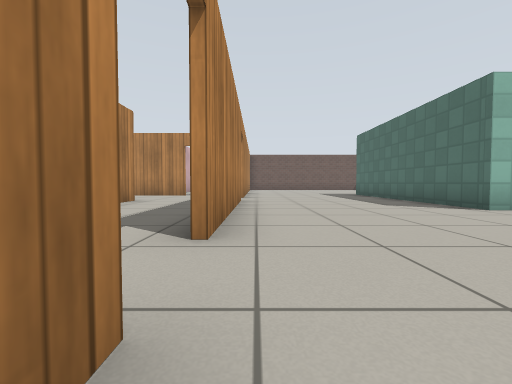
view 1 (above)

24 first-person views from a walk through a Gazebo world. The camera is 0.5 m above the floor, tilts 2° down and sees 90° across. The floor is counted in squares, 1 m on a side. Each view is taken from the middle of a square. On the plan, view 1 faces up. The plan holds only what a view shows up to about 9 squares ahead; the rest is blank. Simple patterns stand in for the simulator's built-in surfaces.

view 2
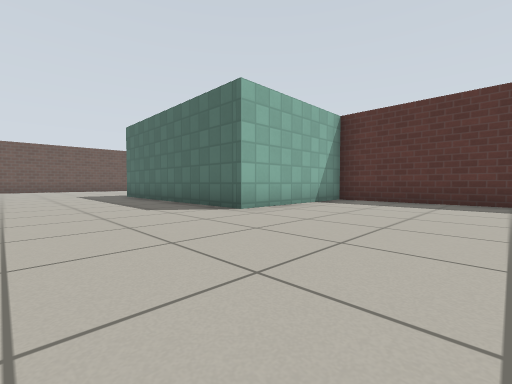

view 3
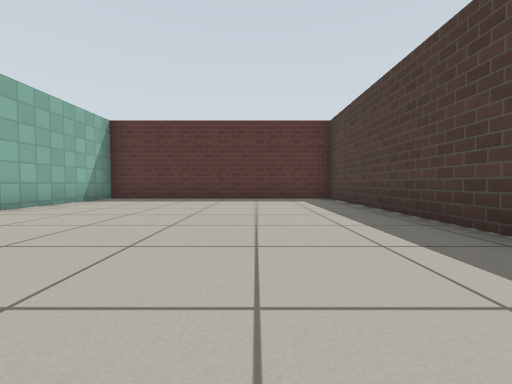

view 4
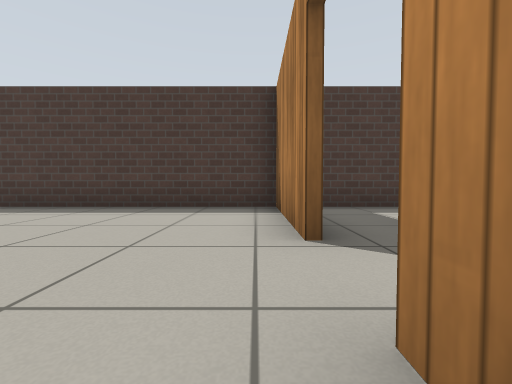

view 5
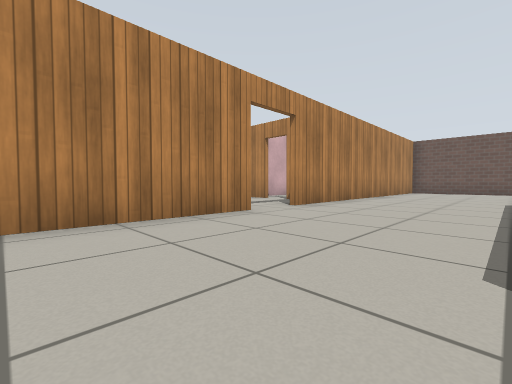

view 6
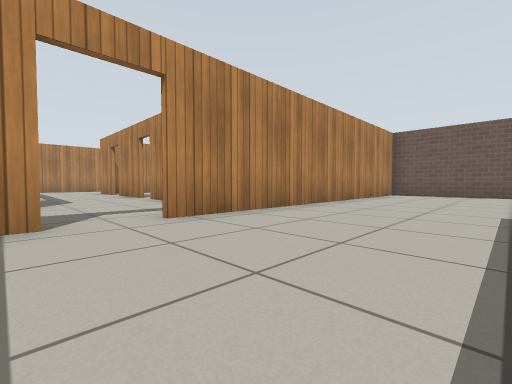

view 7
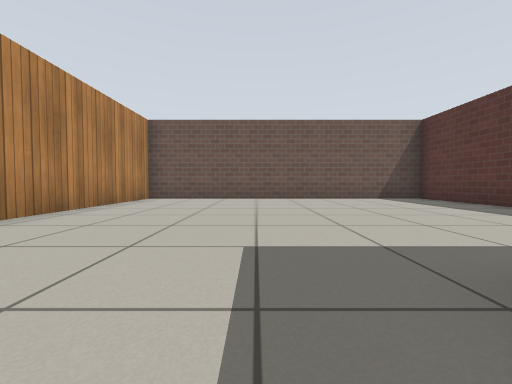

view 8
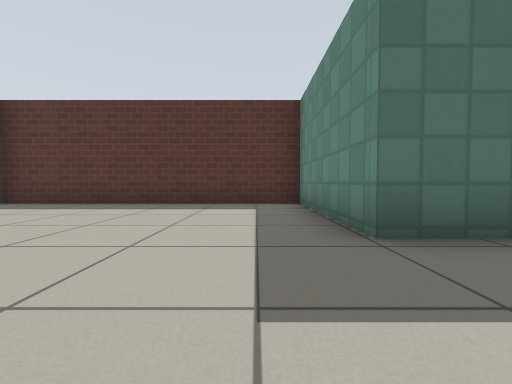

view 9
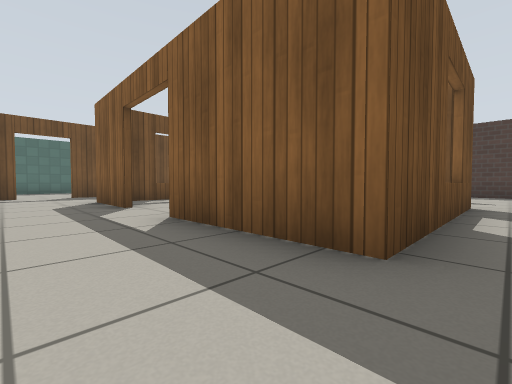

view 10
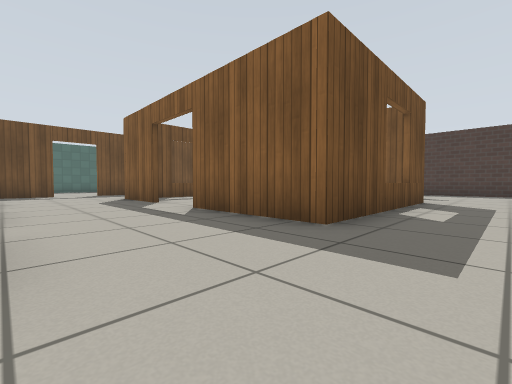

view 11
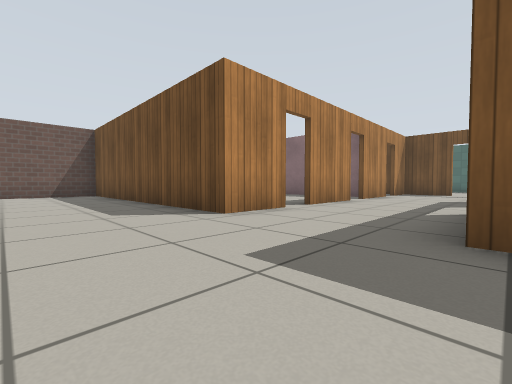

view 12
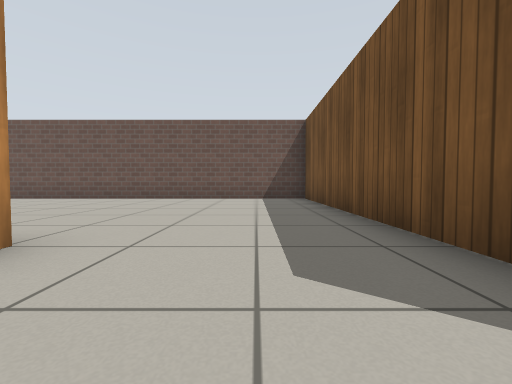

view 13
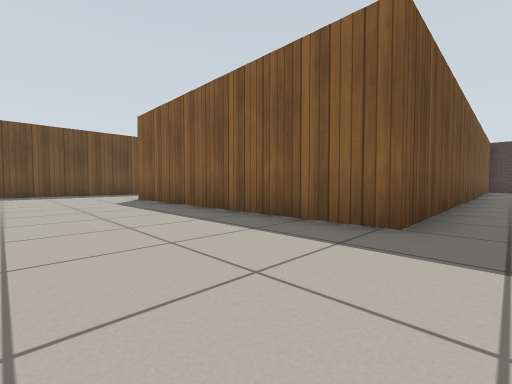

view 14
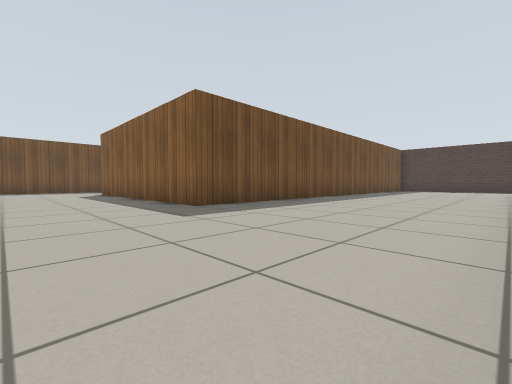

view 15
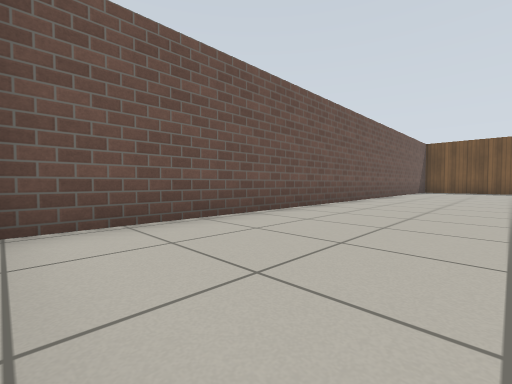

view 16
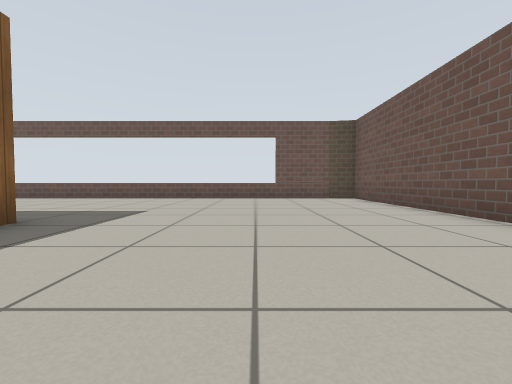

view 17
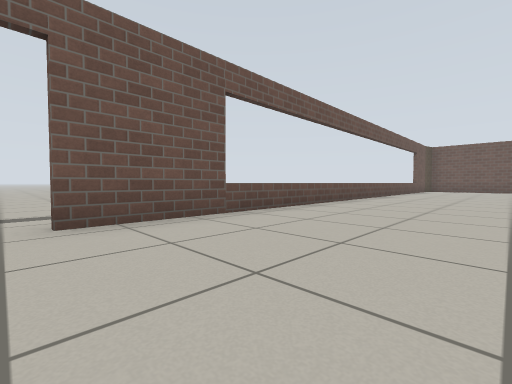

view 18
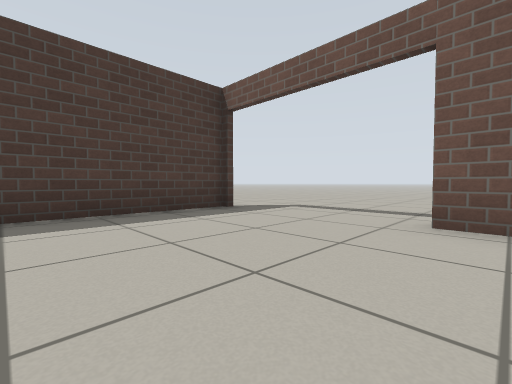

view 19
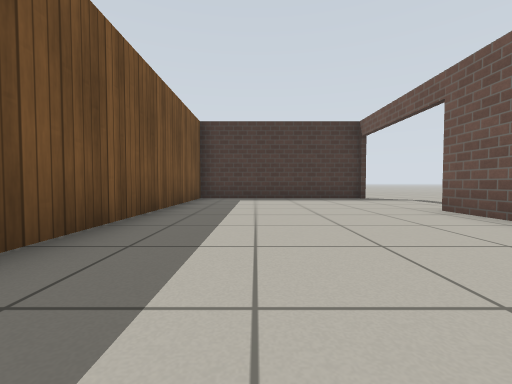

view 20
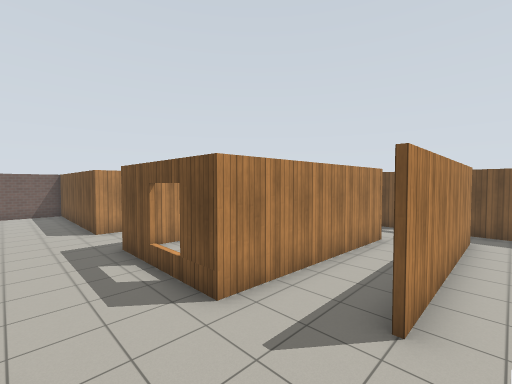

view 21
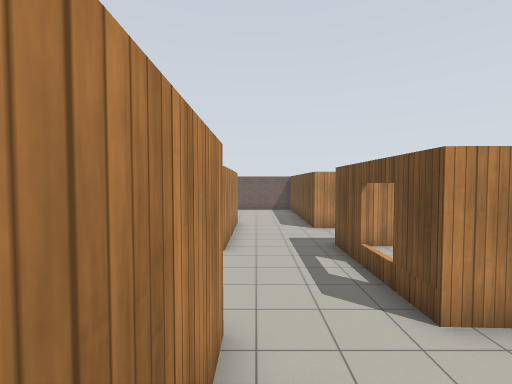

view 22
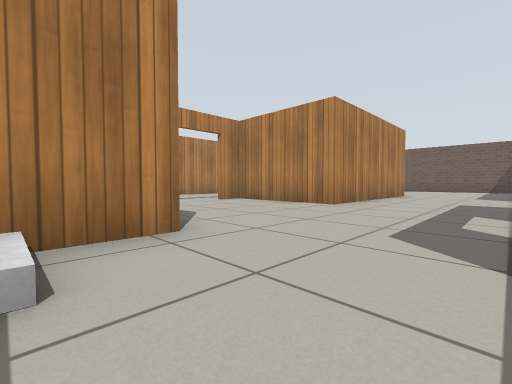

view 23
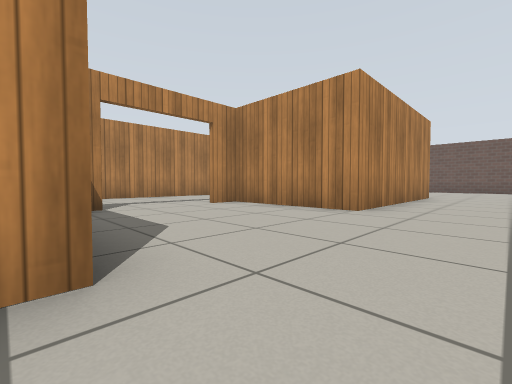

view 24
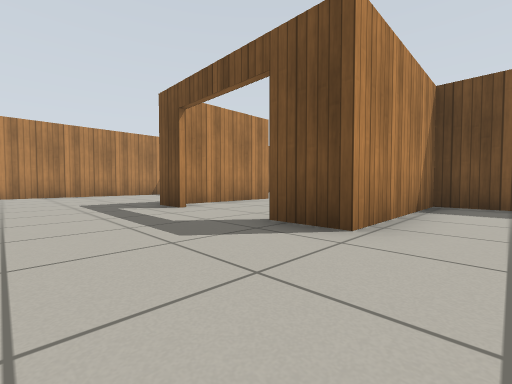

### Floor plan
Ten units are one square. View 1 is at (0, 0); x grows to the right and y downward. Boxes are objects, and circles mark ways between rooms. Rooms are numbered by the first view taken in them; rooms with no view inside come last. Other rooms are left out.
<svg viewBox="-269 -187 357 216">
<path fill="none" stroke="#000" d="M-4 -74 -4 -21M-4 -9 -4 24 83 24 83 -47 43 -47 43 -109 83 -109 83 -182 -4 -182 -4 -86M-134 -24 -134 6M-88 -103 -104 -103 -104 -182 -262 -182 -264 -173M-110 24 -100 24M-56 -72 -34 -72 -34 -64M-58 -103 -80 -103M-35 -22 -104 -25 -104 -72 -74 -72M-264 24 -212 24 -212 -120 -139 -120 -139 -65 -173 -65 -173 -57M-28 -103 -50 -103M-21 1 -95 1M-31 24 -14 24M-6 -66 -6 -74M-264 -175 -264 -14M-6 -86 -6 -100M-6 11 -6 6M-174 -57 -174 -67M-210 -58 -210 -43M-136 -9 -136 -22 -174 -22 -174 -34M-180 -119 -200 -119"/>
<circle cx="-5" cy="-15" r="3" fill="#2a7"/>
<circle cx="-5" cy="-80" r="3" fill="#2a7"/>
<circle cx="-170" cy="-45" r="3" fill="#2a7"/>
<text x="30" y="-80">1</text>
<text x="-160" y="-60">2</text>
<text x="-180" y="-50">3</text>
</svg>
Room 1 opens to room 2. Room 2 opens to room 3.

Where each view was taken, in squares from view 1:
view 1: 0 up, 0 right, facing up
view 2: 1 up, 1 right, facing up-right
view 3: 0 up, 0 right, facing right
view 4: 3 up, 0 right, facing down
view 5: 4 up, 3 right, facing up-left
view 6: 7 up, 3 right, facing up-left
view 7: 10 up, 3 right, facing up
view 8: 12 up, 2 right, facing right
view 9: 9 up, 11 left, facing down-right
view 10: 10 up, 12 left, facing down-right
view 11: 7 up, 13 left, facing up-right
view 12: 10 up, 12 left, facing up
view 13: 15 up, 22 left, facing down-right
view 14: 15 up, 26 left, facing down-right
view 15: 15 up, 26 left, facing up-right
view 16: 15 up, 18 left, facing left
view 17: 1 up, 23 left, facing up-left
view 18: 2 up, 23 left, facing down-left
view 19: 6 up, 23 left, facing down
view 20: 1 down, 13 left, facing up-right
view 21: 1 down, 13 left, facing up
view 22: 1 up, 11 left, facing up-left
view 23: 2 up, 12 left, facing up-left
view 24: 1 up, 20 left, facing up-right
